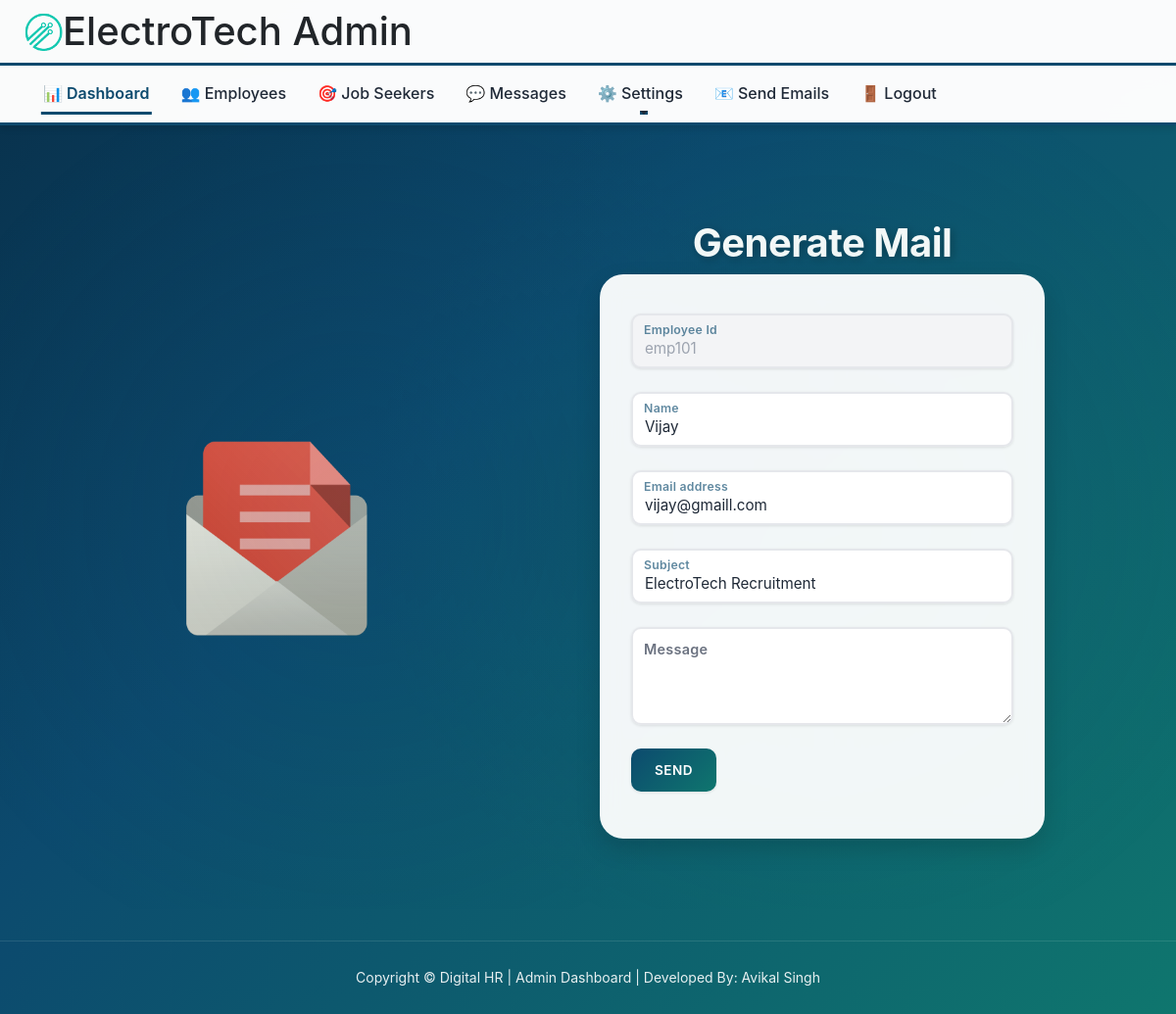
Screenshot of /email_handler?empid=emp101 (signed in) with the database file from the repository.
### home/models.py (models this page shows, shortened)
class Employee(models.Model):
    empid = models.CharField(max_length=10, primary_key=True)
    name = models.CharField(max_length=122)
    fname = models.CharField(max_length=122)
    mname = models.CharField(max_length=122)
    gender = models.CharField(max_length=122)
    address = models.TextField()
    city = models.CharField(max_length=122)
    contactno = models.IntegerField()
    email = models.EmailField(max_length=122)
    department = models.CharField(max_length=122)
    designation = models.CharField(max_length=122)
    dob = models.DateField()
    doj = models.DateField()
    salary = models.FloatField()

### home/views.py (the view, shortened to what this page needs)
# urls.py: path("email_handler", views.email_handler, name = 'email_handler'),
def email_handler(request):
    if request.user.is_anonymous:
        return redirect("admin_login")
    emp_id = request.GET.get('empid')
    employee = Employee.objects.get(empid=emp_id)
    return render(request, 'admin_zone/email_handler.html', {'employee':employee})

### templates/admin_zone/email_handler.html (shortened to what this page needs)
{% extends 'admin_zone/admin_home.html' %}
{% block body %}
<div style="display: flex; justify-content: space-around">
    <div style="padding: 6% 0% 0% 2%">
      <img src="../static/images/mail.png" height=300px weight=300px>
    </div>
    <div class="form-container mx-4 my-4" style="width: 40%">
        <h1 style="text-align: center" id="title">Generate Mail</h1>
        <form method="POST" action="\email_handler?empid={{employee.empid}}">
            <div class="form-floating my-2 ">
                <input disabled type="text" value="{{employee.empid}}" class="form-control" id="floatingInput" placeholder="employee id" name="empid" required>
                <label for="floatingInput">Employee Id</label>
            </div>
            <div class="form-floating my-2 ">
                <input type="text" value="{{employee.name}}" class="form-control" id="floatingInput" placeholder="name" name="name" required>
                <label for="floatingInput">Name</label>
            </div>
            <div class="form-floating my-2 ">
                <input type="email"  value="{{employee.email}}" class="form-control" id="floatingInput" name="email" placeholder="name@example.com" required>
                <label for="floatingInput">Email address</label>
            </div>
            <div class="form-floating my-2 ">
                <input type="text" class="form-control" value="ElectroTech Recruitment" id="floatingInput" placeholder="name" name="subject" required>
                <label for="floatingInput">Subject</label>
            </div>
            <div class="form-floating my-2">
                <textarea class="form-control" placeholder="Enter Your message here" id="floatingTextarea2" style="height: 100px" name="message" required></textarea>
                <label for="floatingTextarea2">Message</label>
            </div>
            <div class="col-auto">
            <button type="submit" class="btn btn-primary mb-3">Send</button>
            </div>
        </form>
    </div>
</div>
{% endblock body %}

### rows the page displays
Employee: empid "emp101", name "Vijay", email "vijay@gmaill.com"
